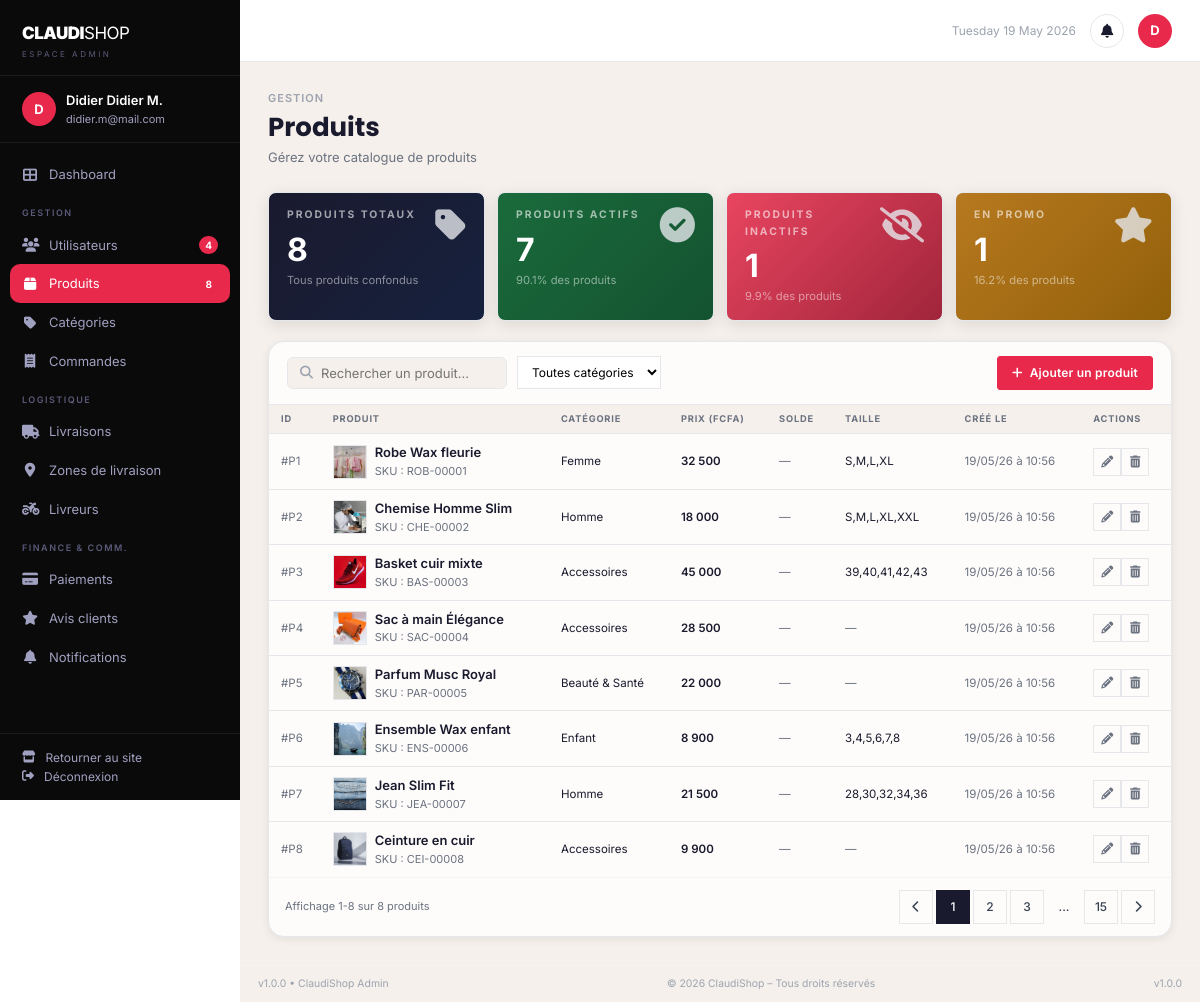
Screenshot of /admin/produits.php (signed in) with the database file from the repository.
### tables this page shows
CREATE TABLE `produit` (
  `id`              INT UNSIGNED NOT NULL AUTO_INCREMENT,
  `nom`             VARCHAR(200) NOT NULL,
  `description`     TEXT DEFAULT NULL,
  `prix`            DECIMAL(12,2) NOT NULL,
  `solde_prix`      DECIMAL(12,2) DEFAULT NULL,
  `stock`           INT NOT NULL DEFAULT 0,
  `qte_min`         INT NOT NULL DEFAULT 1,
  `qte_alerte`      INT NOT NULL DEFAULT 5,
  `sku`             VARCHAR(50) DEFAULT NULL UNIQUE,
  `categorie_id`    INT UNSIGNED NOT NULL,
  `statut`          TINYINT(1) NOT NULL DEFAULT 1,
  `afficher_details` TINYINT(1) NOT NULL DEFAULT 1,
  `mode_paiement`   ENUM('mtn','moov','tous') NOT NULL DEFAULT 'tous',
  `taille_disponible` VARCHAR(100) DEFAULT NULL,
  `couleur`         VARCHAR(100) DEFAULT NULL,
  `matiere`         VARCHAR(100) DEFAULT NULL,
  `photo`           VARCHAR(255) DEFAULT NULL,
  `images`          TEXT DEFAULT NULL,
  `note_moyenne`    DECIMAL(2,1) DEFAULT 0.0,
  `date_creation`   DATETIME NOT NULL DEFAULT CURRENT_TIMESTAMP,
  `updated_at`      DATETIME NOT NULL DEFAULT CURRENT_TIMESTAMP ON UPDATE CURRENT_TIMESTAMP,
  PRIMARY KEY (`id`),
  KEY `idx_categorie` (`categorie_id`),
  KEY `idx_statut` (`statut`),
  CONSTRAINT `fk_produit_categorie` FOREIGN KEY (`categorie_id`) REFERENCES `categorie` (`id`) ON DELETE RESTRICT
);

CREATE TABLE `categorie` (
  `id`          INT UNSIGNED NOT NULL AUTO_INCREMENT,
  `nom`         VARCHAR(100) NOT NULL,
  `description` TEXT DEFAULT NULL,
  `image`       VARCHAR(255) DEFAULT NULL,
  `parent_id`   INT UNSIGNED DEFAULT NULL,
  `statut`      TINYINT(1) NOT NULL DEFAULT 1,
  `date_creation` DATETIME NOT NULL DEFAULT CURRENT_TIMESTAMP,
  `updated_at`  DATETIME NOT NULL DEFAULT CURRENT_TIMESTAMP ON UPDATE CURRENT_TIMESTAMP,
  PRIMARY KEY (`id`),
  KEY `idx_parent` (`parent_id`),
  CONSTRAINT `fk_categorie_parent` FOREIGN KEY (`parent_id`) REFERENCES `categorie` (`id`) ON DELETE SET NULL
);

### config/database.php (called while the page is built, shortened)
<?php
class Database {
    private static $instance = null;
    private $pdo;
    private function __construct() {
        $host = 'localhost';
        $dbname = 'claudishop';
        $username = 'root';
        $password = '';
        try {
            $this->pdo = new PDO(
                "mysql:host=$host;dbname=$dbname;charset=utf8mb4",
                $username,
                $password,
                [
                    PDO::ATTR_ERRMODE => PDO::ERRMODE_EXCEPTION,
                    PDO::ATTR_DEFAULT_FETCH_MODE => PDO::FETCH_ASSOC,
                    PDO::ATTR_EMULATE_PREPARES => false
                ]
            );
        } catch (PDOException $e) {
            die("Erreur de connexion à la base de données.");
        }
    }
    public static function getInstance() {
        if (self::$instance === null) {
            self::$instance = new self();
        }
        return self::$instance;
    }
    public function getConnection() {
        return $this->pdo;
    }
}

### classes/Produit.php (called while the page is built, shortened)
<?php
require_once __DIR__ . '/../config/database.php';
class Produit {
    private $db;
    public function __construct() {
        $this->db = Database::getInstance()->getConnection();
    }
    public function getAll() {
        $stmt = $this->db->query("SELECT p.*, c.nom as categorie_nom FROM produit p LEFT JOIN categorie c ON p.categorie_id = c.id ORDER BY p.date_creation DESC");
        return $stmt->fetchAll();
    }
    public function getNombre() {
        return $this->db->query("SELECT COUNT(*) FROM produit")->fetchColumn();
    }
}

### config/config.php (called while the page is built, shortened)
<?php
function securiser($data) {
    return htmlspecialchars(trim($data), ENT_QUOTES, 'UTF-8');
}
function verifierUtilisateurExiste() {
    require_once __DIR__ . '/../config/database.php';
}
function nettoyerInvite() {
    if (empty($_SESSION['user_id']) || empty($_SESSION['guest_converted'])) {
        return;
    }
    require_once __DIR__ . '/../config/database.php';
}

### admin/produits.php (the view, shortened to what this page needs)
<?php
require_once __DIR__ . '/../config/config.php';
require_once __DIR__ . '/../classes/Produit.php';
$produitObj = new Produit();
$search = isset($_GET['q']) ? securiser($_GET['q']) : '';
if ($search) {
    $produits = $produitObj->search($search);
    $nbTotal = count($produits);
} else {
    $produits = $produitObj->getAll();
    $nbTotal = $produitObj->getNombre();
}
require_once __DIR__ . '/../includes/header.php';
?>
<div class="dashboard-layout">
<?php require_once __DIR__ . '/../includes/admin_sidebar.php'; ?>
<div class="dash-main">
<?php require_once __DIR__ . '/../includes/admin_topbar.php'; ?>
<div class="dash-content">
    <div class="dash-page-header">
        <div class="dash-page-label">Gestion</div>
        <h1 class="dash-page-title">Produits</h1>
        <p class="dash-page-sub">Gérez votre catalogue de produits</p>
    </div>
    <div class="kpi-grid">
        <div class="kpi-card kpi-card--navy"><div><div class="kpi-label">Produits totaux</div><div class="kpi-value"><?= $nbTotal ?></div><div class="kpi-sub text-muted">Tous produits confondus</div></div><i class="fas fa-tag kpi-icon"></i></div>
        <div class="kpi-card kpi-card--green"><div><div class="kpi-label">Produits actifs</div><div class="kpi-value"><?= round($nbTotal * 0.9) ?></div><div class="kpi-sub text-muted">90.1% des produits</div></div><i class="fas fa-check-circle kpi-icon"></i></div>
        <div class="kpi-card kpi-card--red"><div><div class="kpi-label">Produits inactifs</div><div class="kpi-value"><?= round($nbTotal * 0.1) ?></div><div class="kpi-sub text-muted">9.9% des produits</div></div><i class="fas fa-eye-slash kpi-icon"></i></div>
        <div class="kpi-card kpi-card--amber"><div><div class="kpi-label">En promo</div><div class="kpi-value"><?= round($nbTotal * 0.16) ?></div><div class="kpi-sub text-muted">16.2% des produits</div></div><i class="fas fa-star kpi-icon"></i></div>
    </div>
    <div class="table-card">
        <div class="table-card-header">
            <div class="flex gap-3 items-center flex-wrap" style="gap:10px;">
                <div class="dash-topbar-search" style="max-width:220px;flex:none;">
                    <i class="fas fa-search"></i>
                    <input type="text" placeholder="Rechercher un produit..." id="searchProd">
                </div>
                <select class="sort-select">
                    <option>Toutes catégories</option>
                </select>
            </div>
            <div class="flex gap-2">
                <a href="#" class="btn btn-dark btn-sm" onclick="document.getElementById('modalAjouterProduit').style.display='flex'"><i class="fas fa-plus"></i> Ajouter un produit</a>
            </div>
        </div>
        <table>
            <thead>
                <tr>
                    <th>ID</th>
                    <th>Produit</th>
                    <th>Catégorie</th>
                    <th>Prix (FCFA)</th>
                    <th>Solde</th>
                    <th>Taille</th>
                    <th>Créé le</th>
                    <th>Actions</th>
                </tr>
            </thead>
            <tbody>
            <?php if (empty($produits)): ?>
            <tr><td colspan="8" style="text-align:center;padding:32px;color:var(--gray-400);">Aucun produit.</td></tr>
            <?php else: foreach ($produits as $prod): ?>
            <tr>
                <td class="text-xs text-muted">#P<?= $prod['id'] ?></td>
                <td>
                    <div class="flex gap-2 items-center">
                        <div class="admin-thumb" <?php if (!empty($prod['photo'])): ?>style="background-image:url('<?= UPLOADS_URL ?>/<?= $prod['photo'] ?>');background-size:cover;background-position:center;"<?php endif; ?>><?php if (empty($prod['photo'])): ?><i class="fas fa-image"></i><?php endif; ?></div>
                        <div>
                            <div class="text-sm font-semibold"><?= securiser($prod['nom']) ?></div>
                            <div class="text-xs text-muted">SKU : <?= strtoupper(substr($prod['nom'],0,3)) ?>-<?= str_pad($prod['id'],5,'0',STR_PAD_LEFT) ?></div>
                        </div>
                    </div>
                </td>
                <td class="text-sm"><?= securiser($prod['categorie_nom'] ?? '—') ?></td>
                <td class="text-sm font-semibold"><?= number_format($prod['prix'],0,',',' ') ?></td>
                <td class="text-sm"><?php if (!empty($prod['solde_prix']) && $prod['solde_prix'] > 0): ?><span class="badge badge-danger">-<?= round((1 - $prod['solde_prix']/$prod['prix'])*100) ?>%</span><?php else: ?><span class="text-muted">—</span><?php endif; ?></td>
                <td class="text-sm"><?= !empty($prod['taille_disponible']) ? securiser($prod['taille_disponible']) : '<span class="text-muted">—</span>' ?></td>
                <td class="text-xs text-muted"><?= date('d/m/y \à H:i', strtotime($prod['date_ajout'] ?? 'now')) ?></td>
                <td>
                    <div class="flex gap-1">
                        <a href="<?= BASE_URL ?>/admin/produits/modifier.php?id=<?= $prod['id'] ?>" class="action-btn" title="Modifier"><i class="fas fa-pencil-alt"></i></a>
                        <form method="POST" onsubmit="return confirm('Supprimer ce produit ?')" style="display:inline;">
            <button class="action-btn danger" title="Supprimer"><i class="fas fa-trash-alt"></i></button>
        </form>
                    </div>
                </td>
            </tr>
            <?php endforeach; endif; ?>
            </tbody>
        </table>
        <div style="padding:12px 16px;border-top:1px solid var(--gray-100);display:flex;justify-content:space-between;align-items:center;">
            <span class="text-xs text-muted">Affichage 1-<?= min(count($produits),10) ?> sur <?= $nbTotal ?> produits</span>
            <div class="pagination" style="margin-top:0;">
                <a href="#" class="page-btn"><i class="fas fa-chevron-left"></i></a>
                <a href="#" class="page-btn active">1</a>
                <a href="#" class="page-btn">2</a>
                <a href="#" class="page-btn">3</a>
                <span class="page-btn" style="border:none;">...</span>
                <a href="#" class="page-btn">15</a>
                <a href="#" class="page-btn"><i class="fas fa-chevron-right"></i></a>
            </div>
        </div>
    </div>
</div>
<div class="dash-footer"><span>v1.0.0 &bull; ClaudiShop Admin</span><span>&copy; <?= date('Y') ?> ClaudiShop &ndash; Tous droits réservés</span><span>v1.0.0</span></div>
</div>
</div>
</body></html>

### rows the page displays
produit: id "1", photo (picture), nom "Robe Wax fleurie", nom "ROB", id "00001", categorie.nom "Femme", prix "32 500", taille_disponible "S,M,L,XL", date_ajout "19/05/26 à 10:56"
produit: id "2", photo (picture), nom "Chemise Homme Slim", nom "CHE", id "00002", categorie.nom "Homme", prix "18 000", taille_disponible "S,M,L,XL,XXL", date_ajout "19/05/26 à 10:56"
produit: id "3", photo (picture), nom "Basket cuir mixte", nom "BAS", id "00003", categorie.nom "Accessoires", prix "45 000", taille_disponible "39,40,41,42,43", date_ajout "19/05/26 à 10:56"
produit: id "4", photo (picture), nom "Sac à main Élégance", nom "SAC", id "00004", categorie.nom "Accessoires", prix "28 500", date_ajout "19/05/26 à 10:56"
produit: id "5", photo (picture), nom "Parfum Musc Royal", nom "PAR", id "00005", categorie.nom "Beauté & Santé", prix "22 000", date_ajout "19/05/26 à 10:56"
produit: id "6", photo (picture), nom "Ensemble Wax enfant", nom "ENS", id "00006", categorie.nom "Enfant", prix "8 900", taille_disponible "3,4,5,6,7,8", date_ajout "19/05/26 à 10:56"
produit: id "7", photo (picture), nom "Jean Slim Fit", nom "JEA", id "00007", categorie.nom "Homme", prix "21 500", taille_disponible "28,30,32,34,36", date_ajout "19/05/26 à 10:56"
produit: id "8", photo (picture), nom "Ceinture en cuir", nom "CEI", id "00008", categorie.nom "Accessoires", prix "9 900", date_ajout "19/05/26 à 10:56"

### other values shown
$userInitialAdmin "D"
$adminName "Didier Didier M."
$adminEmail "didier.m@mail.com"
$_nbUsers "4"
$_nbProduits "8"
$userInitialAdmin2 "D"
$nbTotal "8"
$nbTotal * 0.9 "7"
$nbTotal * 0.1 "1"
$nbTotal * 0.16 "1"
min(count($produits),10) "8"
